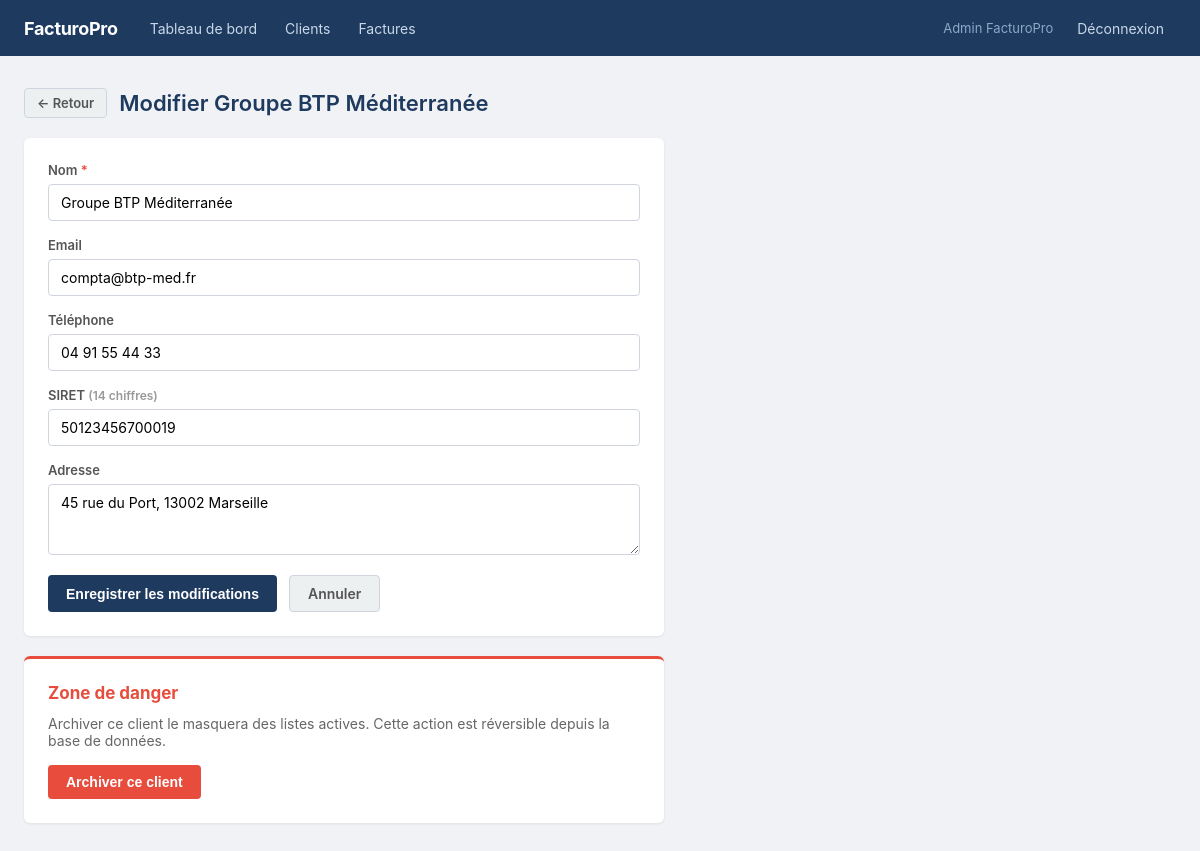
/clients/2/edit (signed in), run on the app's committed database.
### tables this page shows
CREATE TABLE clients (
    id         INT UNSIGNED     NOT NULL AUTO_INCREMENT,
    name       VARCHAR(150)     NOT NULL,
    email      VARCHAR(150)         NULL,
    phone      VARCHAR(20)          NULL,
    address    TEXT                 NULL,
    siret      CHAR(14)             NULL,
    status     ENUM('active','archived') NOT NULL DEFAULT 'active',
    created_at DATETIME         NOT NULL DEFAULT CURRENT_TIMESTAMP,
    PRIMARY KEY (id)
);

### src/Controller/ClientController.php (called while the page is built, shortened)
<?php
class ClientController
{
    private ClientRepository $repo;
    public function __construct()
    {
        $this->repo = new ClientRepository();
    }
    public function editForm(string $id): void
    {
        $client = $this->repo->findById((int) $id);
        $old    = $client;
        require __DIR__ . '/../../views/clients/form.php';
    }
}

### public/index.php (called while the page is built, shortened)
<?php
spl_autoload_register(function (string $class): void {
    $file = __DIR__ . '/../src/' . str_replace(['App\\', '\\'], ['', '/'], $class) . '.php';
});
$router = new Router();
$router->get('/',       [DashboardController::class, 'index']);
$router->get('/login',  [AuthController::class, 'loginForm']);
$router->post('/login', [AuthController::class, 'login']);
$router->get('/logout', [AuthController::class, 'logout']);
$router->get('/clients',                [ClientController::class, 'list']);
$router->get('/clients/create',         [ClientController::class, 'createForm']);
$router->post('/clients/create',        [ClientController::class, 'create']);
$router->get('/clients/{id}/edit',      [ClientController::class, 'editForm']);
$router->post('/clients/{id}/edit',     [ClientController::class, 'edit']);
$router->post('/clients/{id}/archive',  [ClientController::class, 'archive']);
$router->get('/invoices',                 [InvoiceController::class, 'list']);
$router->get('/invoices/create',          [InvoiceController::class, 'createForm']);
$router->post('/invoices/create',         [InvoiceController::class, 'create']);
$router->get('/invoices/{id}',            [InvoiceController::class, 'show']);
$router->get('/invoices/{id}/edit',       [InvoiceController::class, 'editForm']);
$router->post('/invoices/{id}/edit',      [InvoiceController::class, 'edit']);
$router->post('/invoices/{id}/status',                    [InvoiceController::class,  'changeStatus']);
$router->post('/invoices/{id}/payments',                  [PaymentController::class,  'store']);
$router->post('/invoices/{id}/payments/{pid}/delete',     [PaymentController::class,  'destroy']);
$router->dispatch(
    $_SERVER['REQUEST_METHOD'],
    $_SERVER['REQUEST_URI']
);

### src/Core/Session.php (called while the page is built, shortened)
<?php
class Session
{
    public static function get(string $key, mixed $default = null): mixed
    {
        return $_SESSION[$key] ?? $default;
    }
    public static function has(string $key): bool
    {
        return isset($_SESSION[$key]);
    }
}

### src/Core/Auth.php (called while the page is built, shortened)
<?php
class Auth
{
    public static function check(): bool
    {
        return Session::has('user_id');
    }
    public static function userName(): ?string
    {
        return Session::get('user_name');
    }
}

### src/Core/Database.php (called while the page is built, shortened)
<?php
class Database
{
    private static ?PDO $instance = null;
    public static function getInstance(): PDO
    {
        if (self::$instance === null) {
            $host = $_ENV['DB_HOST'] ?? getenv('DB_HOST') ?: 'mysql';
            $db   = $_ENV['DB_NAME'] ?? getenv('DB_NAME') ?: 'facturo';
            $user = $_ENV['DB_USER'] ?? getenv('DB_USER') ?: 'facturo';
            $pass = $_ENV['DB_PASS'] ?? getenv('DB_PASS') ?: 'facturo';
            self::$instance = new PDO(
                "mysql:host={$host};dbname={$db};charset=utf8mb4",
                $user,
                $pass,
                [
                    PDO::ATTR_ERRMODE            => PDO::ERRMODE_EXCEPTION,
                    PDO::ATTR_DEFAULT_FETCH_MODE => PDO::FETCH_ASSOC,
                    PDO::ATTR_EMULATE_PREPARES   => false,
                ]
            );
        }
        return self::$instance;
    }
}

### src/Repository/ClientRepository.php (called while the page is built, shortened)
<?php
class ClientRepository
{
    private PDO $pdo;
    public function __construct()
    {
        $this->pdo = Database::getInstance();
    }
    public function findById(int $id): ?array
    {
        $stmt = $this->pdo->prepare(
            'SELECT id, name, email, phone, address, siret, status, created_at
             FROM clients
             WHERE id = ?'
        );
        $stmt->execute([$id]);
        $result = $stmt->fetch();
        return $result !== false ? $result : null;
    }
}

### views/clients/form.php (the view, shortened to what this page needs)
<?php
$isEdit    = isset($client);
$pageTitle = $isEdit ? 'Modifier ' . htmlspecialchars($client['name'], ENT_QUOTES, 'UTF-8') : 'Nouveau client';
$action    = $isEdit ? '/clients/' . (int) $client['id'] . '/edit' : '/clients/create';
require __DIR__ . '/../layout/header.php';
?>
<main>
    <div style="display:flex;align-items:center;gap:12px;margin-bottom:20px;">
        <a href="/clients" class="btn btn-secondary" style="padding:6px 12px;font-size:13px;">← Retour</a>
        <h1 style="margin:0;"><?= $pageTitle ?></h1>
    </div>
    <div class="card" style="max-width:640px;">
        <form method="POST" action="<?= htmlspecialchars($action, ENT_QUOTES, 'UTF-8') ?>">
            <div class="form-group">
                <label for="name">Nom <span style="color:#e74c3c;">*</span></label>
                <input
                    type="text"
                    id="name"
                    name="name"
                    value="<?= htmlspecialchars($old['name'] ?? '', ENT_QUOTES, 'UTF-8') ?>"
                    required
                    autofocus
                >
            </div>
            <div class="form-group">
                <label for="email">Email</label>
                <input
                    type="email"
                    id="email"
                    name="email"
                    value="<?= htmlspecialchars($old['email'] ?? '', ENT_QUOTES, 'UTF-8') ?>"
                >
            </div>
            <div class="form-group">
                <label for="phone">Téléphone</label>
                <input
                    type="text"
                    id="phone"
                    name="phone"
                    value="<?= htmlspecialchars($old['phone'] ?? '', ENT_QUOTES, 'UTF-8') ?>"
                >
            </div>
            <div class="form-group">
                <label for="siret">SIRET <span style="color:#999;font-size:12px;">(14 chiffres)</span></label>
                <input
                    type="text"
                    id="siret"
                    name="siret"
                    maxlength="14"
                    value="<?= htmlspecialchars($old['siret'] ?? '', ENT_QUOTES, 'UTF-8') ?>"
                >
            </div>
            <div class="form-group">
                <label for="address">Adresse</label>
                <textarea id="address" name="address" rows="3"><?= htmlspecialchars($old['address'] ?? '', ENT_QUOTES, 'UTF-8') ?></textarea>
            </div>
            <div style="display:flex;gap:12px;margin-top:8px;">
                <button type="submit" class="btn btn-primary">
                    <?= $isEdit ? 'Enregistrer les modifications' : 'Créer le client' ?>
                </button>
                <a href="/clients" class="btn btn-secondary">Annuler</a>
            </div>
        </form>
    </div>
    <?php if ($isEdit): ?>
    <div class="card" style="max-width:640px;margin-top:16px;border-top:3px solid #e74c3c;">
        <h2 style="color:#e74c3c;margin-bottom:12px;">Zone de danger</h2>
        <p style="color:#666;font-size:14px;margin-bottom:16px;">
            Archiver ce client le masquera des listes actives. Cette action est réversible depuis la base de données.
        </p>
        <form method="POST" action="/clients/<?= (int) $client['id'] ?>/archive"
              onsubmit="return confirm('Archiver ce client ?')">
            <button type="submit" class="btn btn-danger">Archiver ce client</button>
        </form>
    </div>
    <?php endif; ?>
</main>
<?php require __DIR__ . '/../layout/footer.php'; ?>

### src/Core/Router.php (shortened to what this page needs)
<?php
class Router
{
    private array $routes = [];
    public function get(string $path, array $handler): void
    {
        $this->routes[] = ['GET', $path, $handler];
    }
    public function post(string $path, array $handler): void
    {
        $this->routes[] = ['POST', $path, $handler];
    }
    public function dispatch(string $method, string $uri): void
    {
        $uri = strtok($uri, '?') ?: '/';
        foreach ($this->routes as [$routeMethod, $routePath, $handler]) {
            if ($method !== $routeMethod) {
                continue;
            }
            $pattern = $this->toRegex($routePath);
            if (!preg_match($pattern, $uri, $matches)) {
                continue;
            }
            $params = array_values(
                array_filter($matches, 'is_string', ARRAY_FILTER_USE_KEY)
            );
            [$controllerClass, $action] = $handler;
            (new $controllerClass())->$action(...$params);
            return;
        }
    }
    private function toRegex(string $path): string
    {
        $pattern = preg_replace('/\{(\w+)\}/', '(?P<$1>[^/]+)', $path);
        return '#^' . $pattern . '$#';
    }
}

### views/layout/header.php (shortened to what this page needs)
<!DOCTYPE html>
<html lang="fr">
<head>
    <link rel="stylesheet" href="/assets/css/style.css">
</head>
<body>
<?php if (\App\Core\Auth::check()): ?>
<nav>
    <span class="nav-brand">FacturoPro</span>
    <a href="/">Tableau de bord</a>
    <a href="/clients">Clients</a>
    <a href="/invoices">Factures</a>
    <span class="nav-user"><?= htmlspecialchars(\App\Core\Auth::userName() ?? '', ENT_QUOTES, 'UTF-8') ?></span>
    <a href="/logout">Déconnexion</a>
</nav>
<?php endif; ?>

### public/assets/css/style.css (style rules this page uses)
* { box-sizing: border-box; margin: 0; padding: 0; }
body { font-family: -apple-system, BlinkMacSystemFont, 'Segoe UI', Roboto, sans-serif; background: #f0f2f5; color: #333; min-height: 100vh; }
nav { background: #1e3a5f; padding: 0 24px; display: flex; align-items: center; height: 56px; gap: 4px; }
.nav-brand { color: #fff; font-weight: 700; font-size: 18px; margin-right: 16px; letter-spacing: -0.3px; }
nav a { color: #c8d8e8; text-decoration: none; font-size: 14px; padding: 8px 12px; border-radius: 4px; transition: background 0.15s, color 0.15s; }
.nav-user { color: #8aaac8; font-size: 13px; margin-left: auto; margin-right: 8px; }
main { max-width: 1200px; margin: 32px auto; padding: 0 24px; }
h1 { font-size: 22px; color: #1e3a5f; margin-bottom: 20px; font-weight: 600; }
h2 { font-size: 17px; color: #1e3a5f; margin-bottom: 16px; }
.card { background: #fff; border-radius: 6px; padding: 24px; box-shadow: 0 1px 3px rgba(0,0,0,0.08); margin-bottom: 20px; }
.form-group { margin-bottom: 16px; }
.form-group label { display: block; font-size: 13px; font-weight: 600; color: #555; margin-bottom: 6px; }
.form-group input, .form-group select, .form-group textarea { width: 100%; padding: 9px 12px; border: 1px solid #d0d5dd; border-radius: 4px; font-size: 14px; font-family: inherit; background: #fff; transition: border-color 0.15s, box-shadow 0.15s; }
.btn { display: inline-block; padding: 9px 18px; border: none; border-radius: 4px; font-size: 14px; font-weight: 600; cursor: pointer; text-decoration: none; transition: background 0.15s, opacity 0.15s; }
.btn-primary { background: #1e3a5f; color: #fff; }
.btn-danger { background: #e74c3c; color: #fff; }
.btn-secondary { background: #ecf0f1; color: #555; border: 1px solid #d0d5dd; }

### data on the page
clients: name "Modifier Groupe BTP Méditerranée", name "Groupe BTP Méditerranée", email "compta@btp-med.fr", phone "04 91 55 44 33", siret "50123456700019", address "45 rue du Port, 13002 Marseille"
